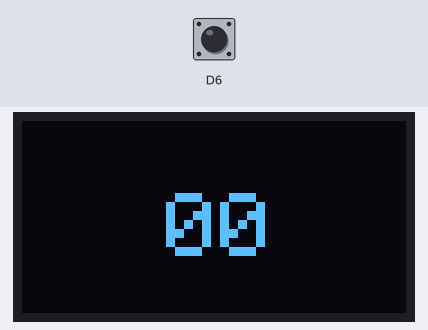
Bench run of a sketch on a simulated ESP8266 (NodeMCU). Parts: 128×64 one-colour display. The inputs (shaded band) are chosen by the test bench; at power-on: D6 HIGH.

Above: at 1.2 s.
1.3 s: D6 pulled LOW for 0.15 s
At 2.2 s:
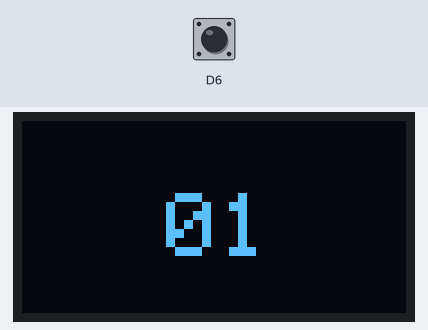
2.9 s: D6 pulled LOW for 1 s
At 3.4 s:
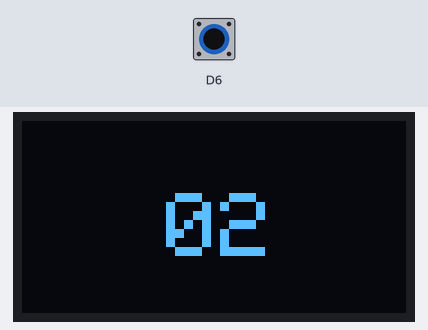
5.4 s: D6 pulled LOW for 0.15 s
At 6.2 s:
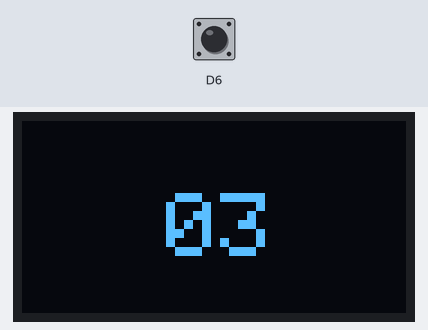
7.0 s: D6 pulled LOW for 1 s
At 7.4 s:
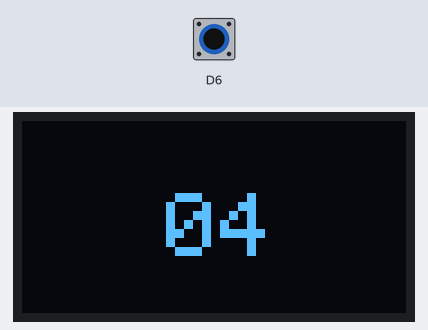
Timing chart, 0 to 10.0 s (numbered marks = the images above; inputs shaded):
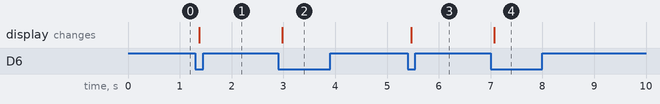

The sketch:

button-debouncing.ino
```cpp
// *** File   : /esp8266-arduino/button-debouncing/
//              button-debouncing.ino
// *** Author : Erwin Ouyang
// *** Date   : 17 Agt 2018

#include <Wire.h>
#include <Adafruit_SSD1306.h>
#include <Adafruit_GFX.h>

// *** Check library setting ***
#if (SSD1306_LCDHEIGHT != 64)    // 128 x 64 pixel display
#error("Height incorrect, please fix Adafruit_SSD1306.h!");
#endif

// Comment this line to disable button debouncing
#define DEBOUNCE

// OLED I2C address
#define OLED_ADDR 0x3C

// OLED object declaration
Adafruit_SSD1306 oled;
// Counter
uint8_t count = 0;
// Debounced press
uint8_t deb_press = 0;

void setup()
{
    // Set pin as input pull-up
    pinMode(D6, INPUT_PULLUP);

    // *** Initialize and clear display ***
    oled.begin(SSD1306_SWITCHCAPVCC, OLED_ADDR);
    // Clear OLED buffer
    oled.clearDisplay();

    // *** Display text ***
    oled.setTextSize(3);
    oled.setTextColor(WHITE);
    oled.setCursor(48, 24);
    oled.printf("%02d", count);
    oled.display();
}

void loop()
{
#ifndef DEBOUNCE
    if (digitalRead(D6) == LOW)
    {
        oled.clearDisplay();
        oled.setCursor(48, 24);
        oled.printf("%02d", ++count);
        oled.display();
    }
#else
    // *** Debouncing the button ***
    debounce();
    delay(10);

    if (deb_press == HIGH)
    {
        deb_press = LOW;
        oled.clearDisplay();
        oled.setCursor(48, 24);
        oled.printf("%02d", ++count);
        oled.display();
    }
#endif
}

void debounce()
{
    static uint8_t deb_count = 0;
    static uint8_t deb_state = 0;

    // Read and invert the active-low button state
    uint8_t read_state = !digitalRead(D6);

    // *** Debouncing the button state ***
    if (read_state != deb_state)
    {
        // If there is a transition then increment
        // the debouncing count
        deb_count++;
        if (deb_count >= 4)
        {
            // If the debouncing count reach 4
            // then update the debounced state
            deb_state = read_state;
            // If the debounced state is HIGH,
            // it means the button is pressed
            if (deb_state == HIGH)
                deb_press = HIGH;
            deb_count = 0;
        }
    }
    else
    {
        // Reset debouncing count
        deb_count = 0;
    }
}
```

Measured:
- after the input at 1.3 s, the display: changes after 0.07 s (image 1)
- after the input at 2.9 s, the display: changes after 0.07 s (image 2)
- after the input at 5.4 s, the display: changes after 0.07 s (image 3)
- after the input at 7.0 s, the display: changes after 0.07 s (image 4)
